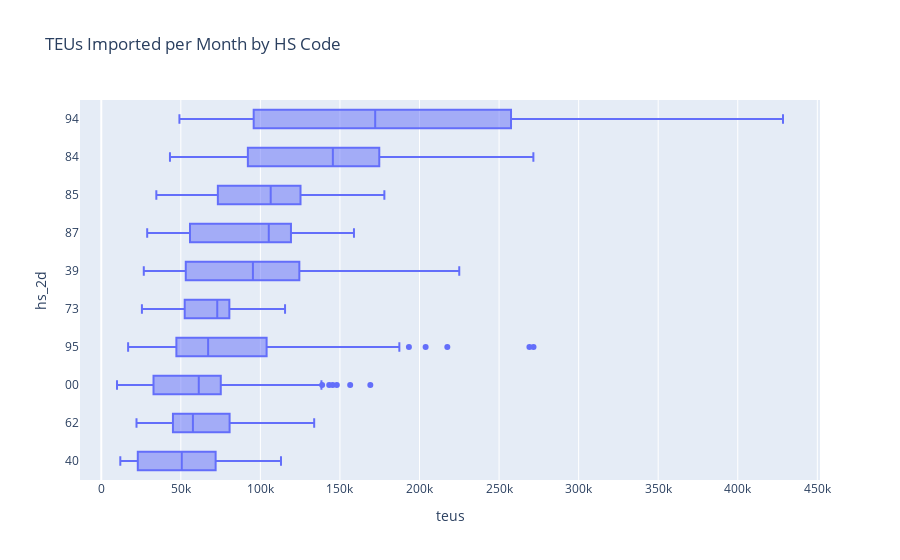

The cell this chart's notebook holds for it:
### Code cell
box_sums_by_time(
    data_lzdf=imports_lzdf,
    value_var='teus',
    group_var='hs_2d',
    time_var='month',
    title='TEUs Imported per Month by HS Code'
)

### Figure 1 — Plotly figure (JSON) as saved in the notebook; plotly's stock layout.template omitted (floating-point values rounded to 4 significant figures; data arrays with more than 128 entries replaced by an {"elided": "..."} marker saying what was removed)
{"data": [{"alignmentgroup": "True", "hovertemplate": "teus=%{x}<br>hs_2d=%{y}<extra></extra>", "legendgroup": "", "marker": {"color": "#636efa"}, "name": "", "notched": false, "offsetgroup": "", "orientation": "h", "showlegend": false, "type": "box", "x": {"elided": "2270 float values"}, "x0": " ", "xaxis": "x", "y": {"elided": "2270 str values"}, "y0": " ", "yaxis": "y"}], "layout": {"boxmode": "group", "legend": {"tracegroupgap": 0}, "title": {"text": "TEUs Imported per Month by HS Code"}, "xaxis": {"anchor": "y", "domain": [0, 1], "title": {"text": "teus"}}, "yaxis": {"anchor": "x", "categoryarray": ["40", "62", "00", "95", "73", "39", "87", "85", "84", "94"], "categoryorder": "array", "domain": [0, 1], "title": {"text": "hs_2d"}}}}
